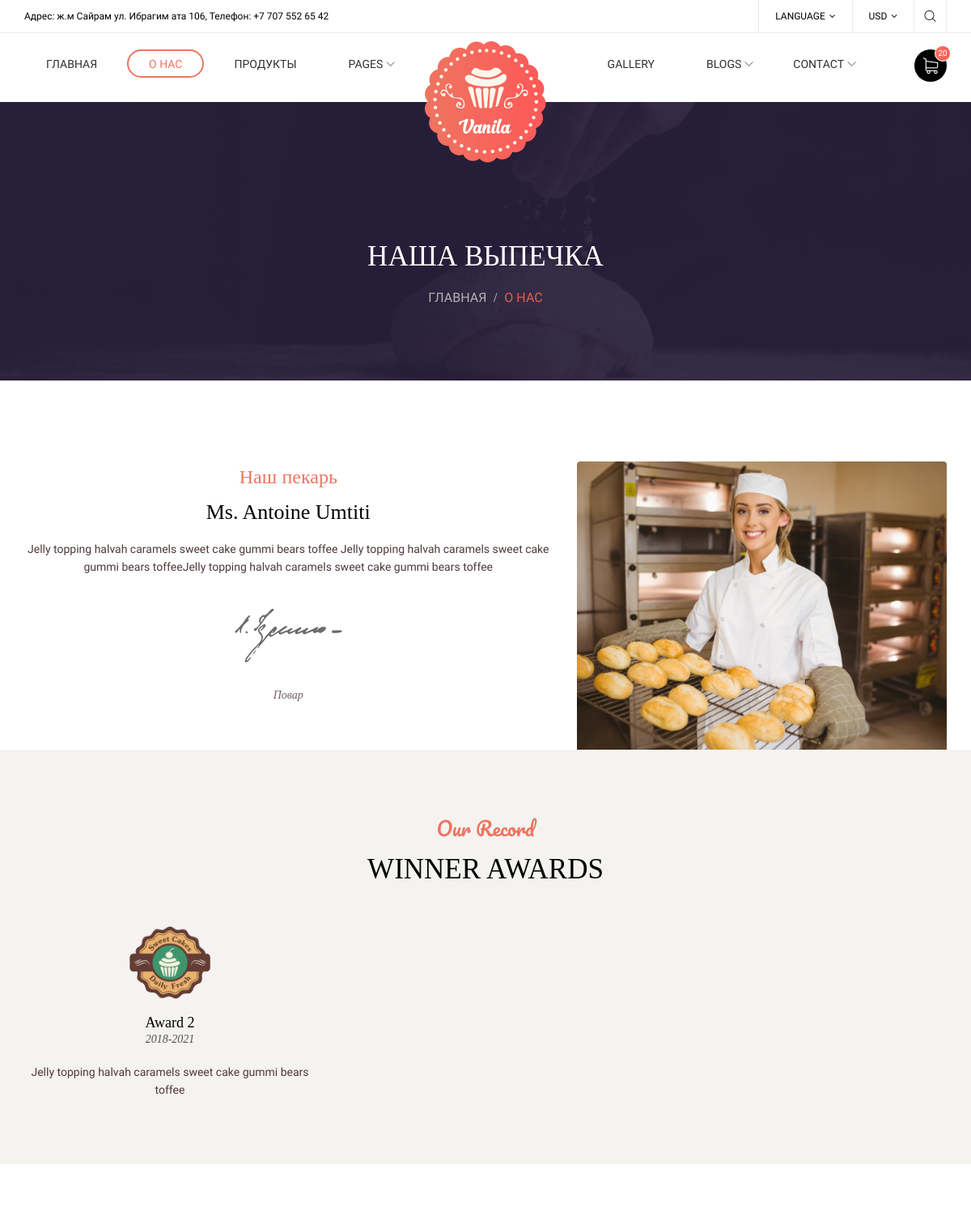
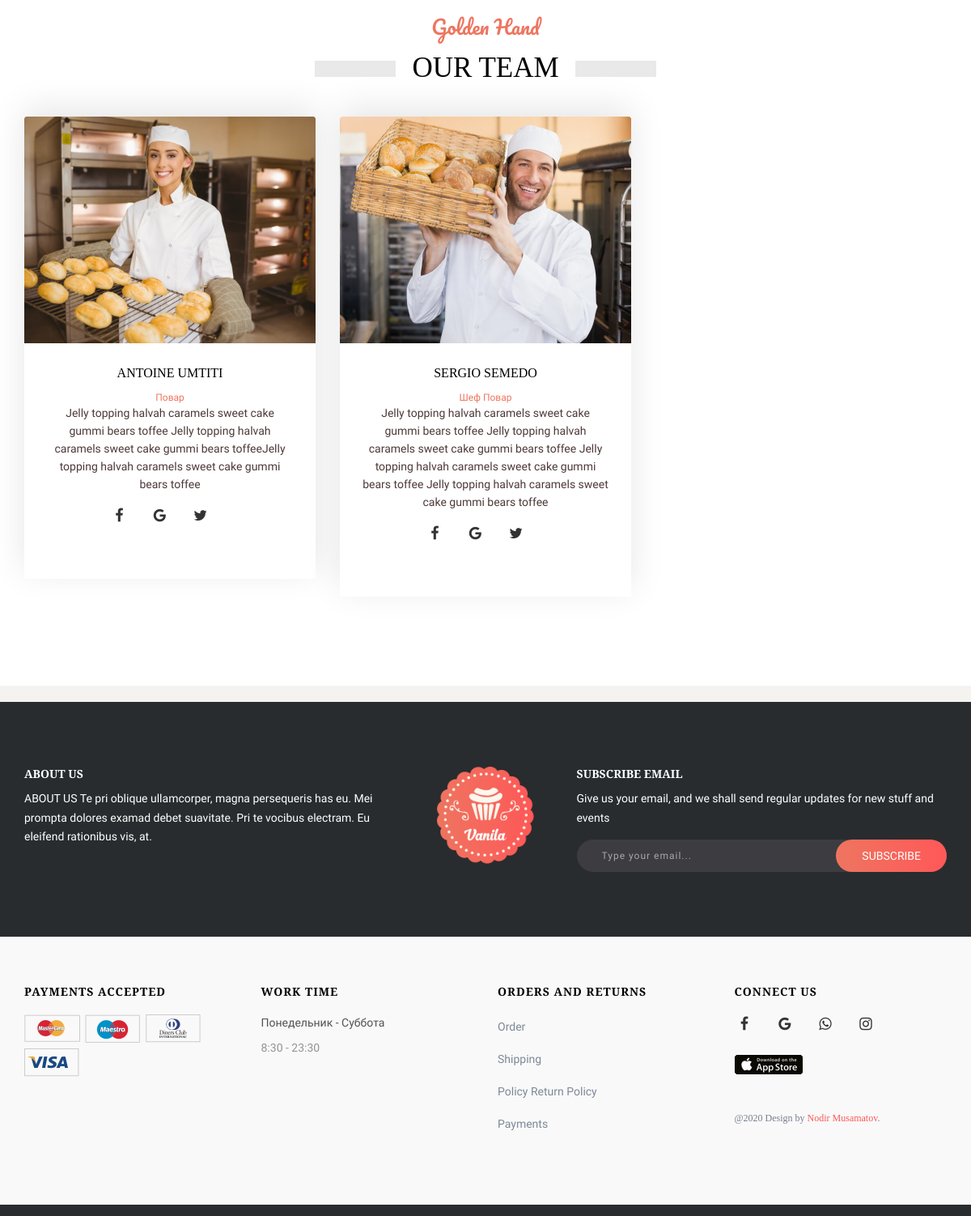
Page /about-item/0/ on the committed database (2 pictures, top to bottom).
### main/models.py (models this page shows, shortened)
class Information(models.Model):
    address = models.CharField(max_length=300, blank=True)
    phone_info = models.CharField(max_length=300, blank=True)
    baker_info = models.TextField(blank=True)
    footer_info = models.CharField(max_length=300, blank=True)
    footer_photo = models.ImageField(upload_to='upload', blank=True)
    about_info = models.CharField(max_length=300, blank=True)
    card_info = models.ImageField(upload_to='upload', blank=True)
    card_info1 = models.ImageField(upload_to='upload', blank=True)
    card_info2 = models.ImageField(upload_to='upload', blank=True)
    card_info3 = models.ImageField(upload_to='upload', blank=True)
    date_info = models.CharField(max_length=300, blank=True)
    time_info = models.CharField(max_length=300, blank=True)
    contact_info = models.CharField(max_length=300, blank=True)
    facebook_info = models.CharField(max_length=300, blank=True)
    instagram_info = models.CharField(max_length=300, blank=True)
    whatsapp_info = models.CharField(max_length=300, blank=True)
    app_store = models.CharField(max_length=300, blank=True)
    order_info = models.CharField(max_length=300, blank=True)
    order_info1 = models.CharField(max_length=300, blank=True)
    order_info2 = models.CharField(max_length=300, blank=True)
    order_info3 = models.CharField(max_length=300, blank=True)
    reviews_foto = models.ImageField(upload_to='upload', blank=True)
    design_by = models.CharField(max_length=300, blank=True)
    status = models.IntegerField(default=0, blank=True)

class Cheff(models.Model):
    photo = models.ImageField(upload_to='upload')
    last_name = models.CharField(max_length=300)
    first_name = models.CharField(max_length=300)
    position = models.CharField(max_length=300)
    mini_description = models.CharField(max_length=300)
    status = models.IntegerField(default=0)
    rating = models.IntegerField(default=0)
    facebook = models.CharField(max_length=300, blank=True)
    whatsapp = models.CharField(max_length=300, blank=True)
    twitter = models.CharField(max_length=300, blank=True)
    signature = models.ImageField(upload_to='upload', blank=True)

class Award(models.Model):
    logo = models.ImageField(upload_to='upload', blank=True)
    title = models.CharField(max_length=300, blank=True)
    year = models.CharField(max_length=300, blank=True)
    mini_description = models.CharField(max_length=300, blank=True)
    cheff = models.ForeignKey(Cheff, on_delete=models.CASCADE)

### main/views.py (the view)
# urls.py: path('about-item/<int:cheff_id>/', aboutItemHandler),
def aboutItemHandler(request, cheff_id):
    blog = None
    awards = []
    if cheff_id == 0:
        blogmains = Cheff.objects.filter(status=0).order_by('-rating')[:1]
        if blogmains:
            blog = blogmains[0]
            awards = Award.objects.filter(cheff__id=blog.id)
    else:
        blog = Cheff.objects.get(id=int(cheff_id))
        awards = Award.objects.filter(cheff__id=cheff_id)
    cheffs = Cheff.objects.filter(status=0).order_by('-rating')[:3]
    partners = Partner.objects.filter(status=0)
    informations = Information.objects.filter(status=0)
    return render(request, 'about-item.html', {
        'cheffs': cheffs,
        'partners': partners,
        'awards': awards,
        'informations': informations,
        'page': 'about',
        'blog': blog
    })

### templates/about-item.html (shortened to what this page needs)
{% extends 'base.html' %}
	{% block content %}
    <div class="page-wrap">
      <div class="ps-section--hero"><img src="/static/images/hero/03.jpg" alt="">
        <div class="ps-section__content text-center">
          <h3 class="ps-section__title">НАША ВЫПЕЧКА</h3>
          <div class="ps-breadcrumb">
            <ol class="breadcrumb">
              <li><a href="/">Главная</a></li>
              <li class="active">О нас</li>
            </ol>
          </div>
        </div>
      </div>
      <div class="ps-section ps-section--about pt-100 pb-40">
        <div class="container">
          <div class="row">
                <div class="col-lg-7 col-md-7 col-sm-12 col-xs-12 ">
                  <div class="ps-section__header text-center">
                    <div class="ps-section__top">Наш пекарь</div>
                    <h3 class="ps-section__title"> Ms. {{ blog.last_name }} {{ blog.first_name }}</h3>
                  </div>
                  <div class="ps-section__content text-center">
                    <p> {{ blog.mini_description }}  </p>
                    <div class="ps-about__sign text-center mb-30 mt-40"><img src="/media/{{ blog.signature }}" alt=""></div>
                    <p class="ps-about-sign">{{ blog.position }}</p>
                  </div>
                </div>
                <div class="col-lg-5 col-md-5 col-sm-12 col-xs-12 "><img src="/media/{{ blog.photo }}" alt="">
                </div>
          </div>
        </div>
      </div>
      <div class="ps-section ps-section--award pt-80 pb-40">
        <div class="container">
          <div class="ps-section__header text-center mb-50">
            <div class="ps-section__top">Our Record</div>
            <h3 class="ps-section__title">WINNER AWARDS</h3>
          </div>
          <div class="ps-section__content">
            <div class="row">
                  <div class="col-lg-4 col-md-4 col-sm-12 col-xs-12 ">
                    {% for award in awards %}
                    <div class="ps-award text-center">
                      <div class="ps-award__icon"><img src="/media/{{ award.logo }}" alt=""></div>
                      <div class="ps-award__content">
                        <h3> {{ award.title }} </h3><span> {{ award.year }} </span>
                        <p> {{ award.mini_description }} </p>
                      </div>
                    </div>
                    {% endfor %}
                  </div>
            </div>
          </div>
        </div>
      </div>
      <section class="ps-section ps-section--team ps-section--team-2 pt-80 pb-80">
        <div class="container">
          <div class="ps-section__header text-center">
            <div class="ps-section__top">Golden Hand</div>
            <h3 class="ps-section__title ps-section__title--full">OUR TEAM</h3>
          </div>
          <div class="ps-section__content">
            <div class="row">
                  {% for cheff in cheffs %}
                  <div class="col-lg-4 col-md-4 col-sm-12 col-xs-12 ">
                    <article class="ps-people ps-people--2">
                      <div class="ps-people__thumbnail"><a class="ps-people__overlay" href="/about-item/{{ cheff.id }}/"></a><img src="/media/{{ cheff.photo }}" alt=""></div>
                      <div class="ps-people__content">
                        <h4>{{ cheff.last_name }} {{ cheff.first_name }}</h4><span class="ps-people__position">{{ cheff.position }}</span>
                        <p>{{ cheff.mini_description }}</p>
                            <ul class="ps-people__social">
                              <li><a href="#"><i class="fa fa-facebook"></i></a></li>
                              <li><a href="#"><i class="fa fa-google"></i></a></li>
                              <li><a href="#"><i class="fa fa-twitter"></i></a></li>
                            </ul>
                      </div>
                    </article>
                  </div>
                  {% endfor %}
            </div>
          </div>
        </div>
      </section>
      <div class="ps-section ps-section--partner">
      </div>
    {% endblock %}

### templates/base.html (shortened to what this page needs)
<!DOCTYPE html>
<html lang="en">
  <head>
    {% load static %}
    <link rel="stylesheet" href="/static/plugins/font-awesome/css/font-awesome.min.css">
    <link rel="stylesheet" href="/static/plugins/jquery-bar-rating/dist/themes/fontawesome-stars.css">
    <link rel="stylesheet" href="/static/plugins/ps-icon/ps-icon.css">
    <link rel="stylesheet" href="/static/plugins/bootstrap/dist/css/bootstrap.min.css">
    <link rel="stylesheet" href="/static/plugins/owl-carousel/assets/owl.carousel.css">
    <link rel="stylesheet" href="/static/plugins/jquery-bar-rating/dist/themes/fontawesome-stars.css">
    <link rel="stylesheet" href="/static/plugins/Magnific-Popup/dist/magnific-popup.css">
    <link rel="stylesheet" href="/static/plugins/jquery-ui/jquery-ui.min.css">
    <link rel="stylesheet" href="/static/plugins/bootstrap-datetimepicker/build/css/bootstrap-datetimepicker.min.css">
    <link rel="stylesheet" href="/static/plugins/slick/slick/slick.css">
    <link rel="stylesheet" href="/static/plugins/lightGallery-master/dist/css/lightgallery.min.css">
    <link rel="stylesheet" href="/static/plugins/revolution/css/settings.css">
    <link rel="stylesheet" href="/static/plugins/revolution/css/layers.css">
    <link rel="stylesheet" href="/static/plugins/revolution/css/navigation.css">
    <link rel="stylesheet" href="/static/css/style.css">
  </head>
    <body class="page-init">
    <header class="header" data-responsive="1199">
      <div class="header__top">
        <div class="container">
          <div class="row">
                <div class="col-lg-8 col-md-7 col-sm-12 col-xs-12 ">
                  {% for information in informations %}
                  <p>Адрес: {{ information.address }}, Телефон: {{ information.phone_info }}</p>
                  {% endfor %}
                </div>
                <div class="col-lg-4 col-md-5 col-sm-12 col-xs-12 "><a class="ps-search-btn" href="#"><i class="ps-icon--search"></i></a>
                  <div class="btn-group ps-dropdown"><a class="dropdown-toggle" href="#" data-toggle="dropdown" aria-haspopup="true" aria-expanded="false">USD<i class="fa fa-angle-down"></i></a>
                  </div>
                  <div class="btn-group ps-dropdown"><a class="dropdown-toggle" href="#" data-toggle="dropdown" aria-haspopup="true" aria-expanded="false">Language<i class="fa fa-angle-down"></i></a>
                  </div>
                </div>
          </div>
        </div>
      </div>
      <nav class="navigation">
        <div class="container">
          <div class="navigation__left">
                <ul class="menu menu--left">
                  <li {% if page == 'main' %} class="current" {% endif %} ><a href="/">Главная</a> </li>
                  <li {% if page == 'about' %} class="current " {% endif %} > <a href="/about-item/0/">О нас</a></li>
                 <li {% if page == 'product' %} class="current " {% endif %} > <a href="/product/"> Продукты </a></li>
                  <li class="menu-item-has-children"><a href="#">Pages</a>
                  </li>
                </ul>
          </div>
          <a class="ps-logo" href="index.html"><img src="/static/images/logo-1.png" alt=""></a>
          <div class="navigation__right">
                <ul class="menu menu--right">
                  <li><a href="#">Gallery</a></li>
                  <li class="menu-item-has-children"><a href="blog-listing.html">Blogs</a>
                  </li>
                  <li class="menu-item-has-children"><a href="#">Contact</a>
                  </li>
                </ul>
                <div class="ps-cart"><a class="ps-cart__toggle" href="#"><span><i>20</i></span><i class="ps-icon--shopping-cart"></i></a>
                </div>
          </div>
        </div>
      </nav>
    </header>
    {% block content %}
    {% endblock %}
     <section class="ps-section ps-section--subscribe pt-80 pb-80">
        <div class="container">
          <div class="ps-subscribe">
            <div class="row">
                  <div class="col-lg-5 col-md-5 col-sm-12 col-xs-12 ">
                    <h4>ABOUT US</h4>
                    {% for information in informations %}
                    <p> {{ information.about_info }} </p>
                    {% endfor %}
                  </div>
                  {% for information in informations %}
                  <div class="col-lg-2 col-md-2 col-sm-12 col-xs-12 "><a class="ps-subscribe__logo" href="#"><img src="/media/{{ information.footer_photo }}" alt=""></a>
                  </div>
                  {% endfor %}
                  <div class="col-lg-5 col-md-5 col-sm-12 col-xs-12 ">
                    <h4>SUBSCRIBE EMAIL</h4>
                    {% for information in informations %}
                    <p>{{ information.footer_info }}</p>
                    {% endfor %}
                    <form class="ps-subscribe__form" method="post" action="_action">
                      <input class="form-control" type="text" placeholder="Type your email...">
                      <button class="ps-btn ps-btn--sm">Subscribe</button>
                    </form>
                  </div>
            </div>
          </div>
        </div>
      </section>
     <footer class="ps-footer">
        <div class="container">
          <div class="row">
                <div class="col-lg-3 col-md-3 col-sm-6 col-xs-12 ">
                  <div class="ps-widget ps-widget--footer ps-widget--payment">
                    <div class="ps-widget__header">
                      <h3 class="ps-widget__title">PAYMENTS ACCEPTED</h3>
                    </div>
                    <div class="ps-widget__content">
                      {% for information in informations %}
                      <ul>
                        <li><a href="#"><img src="/media/{{information.card_info}}" alt=""></a></li>
                        <li><a href="#"><img src="/media/{{information.card_info1}}" alt=""></a></li>
                        <li><a href="#"><img src="/media/{{information.card_info2}}" alt=""></a></li>
                        <li><a href="#"><img src="/media/{{information.card_info3}}" alt=""></a></li>
                      </ul>
                      {% endfor %}
                    </div>
                  </div>
                </div>
                <div class="col-lg-3 col-md-3 col-sm-6 col-xs-12 ">
                  <div class="ps-widget ps-widget--footer ps-widget--worktime">
                    <div class="ps-widget__header">
                      <h3 class="ps-widget__title">WORK TIME</h3>
                    </div>
                    <div class="ps-widget__content">
                      {% for information in informations %}
                      <p><strong>{{information.date_info}}</strong> {{information.time_info}}</p>
                      {% endfor %}
                    </div>
                  </div>
                </div>
                <div class="col-lg-3 col-md-3 col-sm-6 col-xs-12 ">
                  <div class="ps-widget ps-widget--footer ps-widget--order">
                    <div class="ps-widget__header">
                      <h3 class="ps-widget__title">ORDERS AND RETURNS</h3>
                    </div>
                    <div class="ps-widget__content">
                          {% for information in informations %}
                          <ul class="ps-list--line">
                            <li><a href="{{ information.order_info }}">Order</a></li>
                            <li><a href="{{ information.order_info1 }}">Shipping</a></li>
                            <li><a href="{{ information.order_info2 }}">Policy Return Policy</a></li>
                            <li><a href="{{ information.order_info3 }}">Payments</a></li>
                          </ul>
                          {% endfor %}
                    </div>
                  </div>
                </div>
                <div class="col-lg-3 col-md-3 col-sm-6 col-xs-12 ">
                  <div class="ps-widget ps-widget--footer ps-widget--connect">
                    <div class="ps-widget__header">
                      <h3 class="ps-widget__title">CONNECT US</h3>
                    </div>
                    {% for information in informations %}
                    <div class="ps-widget__content">
                          <ul class="ps-widget__social">
                            <li><a href="{{ information.facebook_info }}"><i class="fa fa-facebook"></i></a></li>
                            <li><a href="{{ information.google_info }}"><i class="fa fa-google"></i></a></li>
                            <li><a href="{{ information.whatsapp_info }}"><i class="fa fa-whatsapp"></i></a></li>
                            <li><a href="{{ information.instagram_info }}"><i class="fa fa-instagram"></i></a></li>
                          </ul><a href="{{ information.app_store }}"><img src="/static/images/app.jpg" alt=""></a>
                      <p>@2020 Design by<a href="#"> {{ information.design_by}}</a>.</p>
                    </div>
                    {% endfor %}
                  </div>
                </div>
          </div>
        </div>
      </footer>
    </div>
  </body>
</html>

### rows in the picture
Information: address "ж.м Сайрам ул. Ибрагим ата 106", phone_info "+7 707 552 65 42", about_info "ABOUT US Te pri oblique ullamcorper, magna persequeris has eu. Mei prompta dolores examad debet suavitate. Pri te vocibus electram. Eu eleifend rationibus vis, at.", footer_photo (picture), footer_info "Give us your email, and we shall send regular updates for new stuff and events", card_info (picture), card_info1 (picture), card_info2 (picture), card_info3 (picture), date_info "Понедельник - Суббота", time_info "8:30 - 23:30", design_by "Nodir Musamatov"
Cheff: last_name "Antoine", first_name "Umtiti", mini_description "Jelly topping halvah caramels sweet cake gummi bears toffee Jelly topping halvah caramels sweet cake gummi bears toffeeJelly topping halvah caramels sweet cake gummi bears toffee", signature (picture), position "Повар", photo (picture), last_name "ANTOINE", first_name "UMTITI"
Award: logo (picture), title "Award 2", year "2018-2021", mini_description "Jelly topping halvah caramels sweet cake gummi bears toffee"
Cheff: photo (picture), last_name "SERGIO", first_name "SEMEDO", position "Шеф Повар", mini_description "Jelly topping halvah caramels sweet cake gummi bears toffee Jelly topping halvah caramels sweet cake gummi bears toffee Jelly topping halvah caramels sweet cake gummi bears toffee Jelly topping halvah caramels sweet cake gummi bears toffee"
